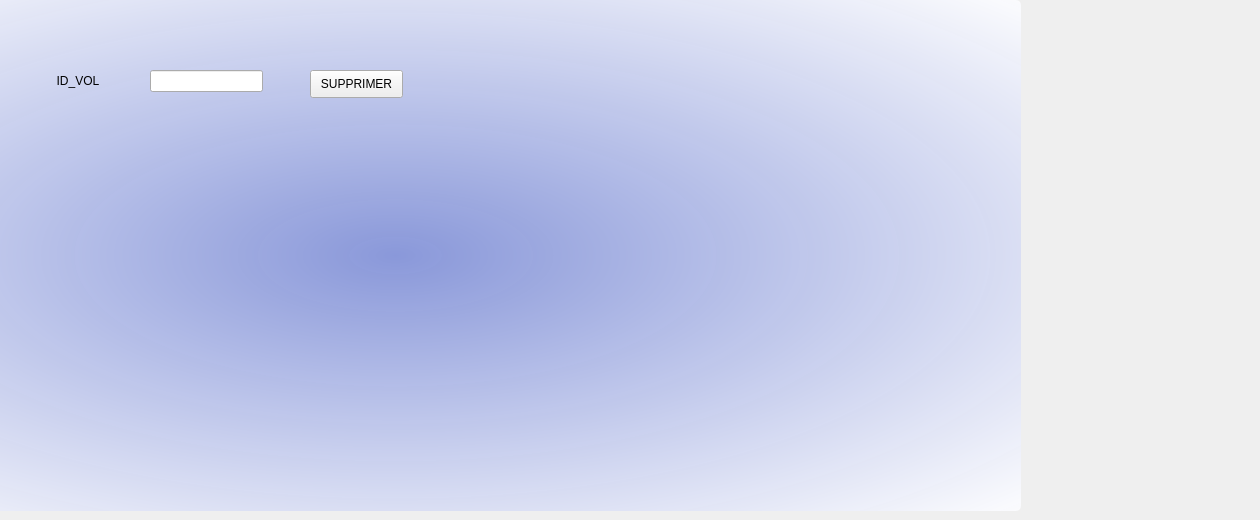
   <widget class="QWidget" name="tab_3">
    <attribute name="title">
     <string>suppression du vol</string>
    </attribute>
    <widget class="QPushButton" name="pb_supprimer">
     <property name="geometry">
      <rect>
       <x>310</x>
       <y>70</y>
       <width>93</width>
       <height>28</height>
      </rect>
     </property>
     <property name="text">
      <string>SUPPRIMER</string>
     </property>
    </widget>
    <widget class="QLabel" name="label_5">
     <property name="geometry">
      <rect>
       <x>50</x>
       <y>70</y>
       <width>71</width>
       <height>21</height>
      </rect>
     </property>
     <property name="text">
      <string>  ID_VOL</string>
     </property>
    </widget>
    <widget class="QLineEdit" name="lineEditid">
     <property name="geometry">
      <rect>
       <x>150</x>
       <y>70</y>
       <width>113</width>
       <height>22</height>
      </rect>
     </property>
    </widget>
    <widget class="QLabel" name="label_14">
     <property name="geometry">
      <rect>
       <x>-230</x>
       <y>0</y>
       <width>1251</width>
       <height>511</height>
      </rect>
     </property>
     <property name="styleSheet">
      <string notr="true">QToolTip

{

     border: 1px solid black;

     background-color: #ffa02f;

     padding: 1px;

     border-radius: 3px;

     opacity: 100;

}

QFrame

{

	background-color: rgb(98, 98, 98);

}



QWidget

{

/* widget-&gt;setStyleSheet(&quot;background-color: transparent;&quot;);

widget-&gt;setWindowFlags(Qt::FramelessWindowHint);   //No windowing

widget-&gt;setAttribute(Qt::WA_TranslucentBackground); // No background*/

	color: rgb(0, 0, 0);

 /*  color: #b1b1b1;*/

 

	background-color: qradialgradient(spread:pad, cx:0.5, cy:0.5, radius:0.732, fx:0.5, fy:0.5, stop:0 rgba(134, 149, 217, 245), stop:1 rgba(255, 255, 255, 255));

	/*background-color: qradialgradient(spread:pad, cx:0.5, cy:0.5, radius:0.752, fx:0.513, fy:0.511364, stop:0 rgba(93, 63, 211, 255), stop:1 rgba(255, 255, 255, 255));*/



  padding: 1px;

   /* border-style: solid;

  /*  border: 1px solid #1e1e1e;*/

    border-radius: 5;

  /* background-color: #674ea7;*/

/*#323232; loun el page mtaa e l ajout w mtaa el supprimer w el adition w el affichage */

}



QWidget:item:hover

{

    background-color: QLinearGradient( x1: 0, y1: 0, x2: 0, y2: 1, stop: 0 #ffa02f, stop: 1 #ca0619);

    color: #000000;

}



QWidget:item:selected

{

    background-color: QLinearGradient( x1: 0, y1: 0, x2: 0, y2: 1, stop: 0 #ffa02f, stop: 1 #d7801a);

}



QMenuBar::item

{

    background: transparent;

}



QMenuBar::item:selected

{

    background: transparent;

    border: 1px solid #ffaa00;

}



QMenuBar::item:pressed

{

    background: #444;

    border: 1px solid #000;

    background-color: QLinearGradient(

        x1:0, y1:0,

        x2:0, y2:1,

        stop:1 #212121,

        stop:0.4 #343434/*,

        stop:0.2 #343434,

        stop:0.1 #ffaa00*/

    );

    margin-bottom:-1px;

    padding-bottom:1px;

}



QMenu

{

    border: 1px solid #000;

}



QMenu::item

{

    padding: 2px 20px 2px 20px;

}



QMenu::item:selected

{

    color: #000000;

}



QWidget:disabled

{

    color: #404040;

    background-color: #323232;

}



QAbstractItemView

{

    background-color: QLinearGradient( x1: 0, y1: 0, x2: 0, y2: 1, stop: 0 #4d4d4d, stop: 0.1 #646464, stop: 1 #5d5d5d);

}



QWidget:focus

{

    /*border: 2px solid QLinearGradient( x1: 0, y1: 0, x2: 0, y2: 1, stop: 0 #ffa02f, stop: 1 #d7801a);*/

}



QLineEdit

{

    background-color: QLinearGradient( x1: 0, y1: 0, x2: 0, y2: 1, stop: 0 #4d4d4d, stop: 0 #646464, stop: 1 #5d5d5d);

    padding: 1px;

    border-style: solid;

    border: 1px solid #1e1e1e;

    border-radius: 5;

}



QPushButton

{

    color: #b1b1b1;

    background-color: QLinearGradient( x1: 0, y1: 0, x2: 0, y2: 1, stop: 0 #565656, stop: 0.1 #525252, stop: 0.5 #4e4e4e, stop: 0.9 #4a4a4a, stop: 1 #464646);

    border-width: 1px;

    border-color: #1e1e1e;

    border-style: solid;

    border-radius: 6;

    padding: 3px;

    font-size: 12px;

    padding-left: 5px;

    padding-right: 5px;

}



QPushButton:pressed

{

    background-color: QLinearGradient( x1: 0, y1: 0, x2: 0, y2: 1, stop: 0 #2d2d2d, stop: 0.1 #2b2b2b, stop: 0.5 #292929, stop: 0.9 #282828, stop: 1 #252525);

}



QComboBox

{

    selection-background-color: #ffaa00;

    background-color: QLinearGradient( x1: 0, y1: 0, x2: 0, y2: 1, stop: 0 #565656, stop: 0.1 #525252, stop: 0.5 #4e4e4e, stop: 0.9 #4a4a4a, stop: 1 #464646);

    border-style: solid;

    border: 1px solid #1e1e1e;

    border-radius: 5;

}



QComboBox:hover,QPushButton:hover

{

    border: 2px solid QLinearGradient( x1: 0, y1: 0, x2: 0, y2: 1, stop: 0 #ffa02f, stop: 1 #d7801a);

}





QComboBox:on

{

    padding-top: 3px;

    padding-left: 4px;

    background-color: QLinearGradient( x1: 0, y1: 0, x2: 0, y2: 1, stop: 0 #2d2d2d, stop: 0.1 #2b2b2b, stop: 0.5 #292929, stop: 0.9 #282828, stop: 1 #252525);

    selection-background-color: #ffaa00;

}



QComboBox QAbstractItemView

{

    border: 2px solid darkgray;

    selection-background-color: QLinearGradient( x1: 0, y1: 0, x2: 0, y2: 1, stop: 0 #ffa02f, stop: 1 #d7801a);

}



QComboBox::drop-down

{

     subcontrol-origin: padding;

     subcontrol-position: top right;

     width: 15px;



     border-left-width: 0px;

     border-left-color: darkgray;

     border-left-style: solid; /* just a single line */

     border-top-right-radius: 3px; /* same radius as the QComboBox */

     border-bottom-right-radius: 3px;

 }



QComboBox::down-arrow

{

     image: url(:/down_arrow.png);

}



QGroupBox:focus

{

border: 2px solid QLinearGradient( x1: 0, y1: 0, x2: 0, y2: 1, stop: 0 #ffa02f, stop: 1 #d7801a);

}



QTextEdit:focus

{

    border: 2px solid QLinearGradient( x1: 0, y1: 0, x2: 0, y2: 1, stop: 0 #ffa02f, stop: 1 #d7801a);

}



QScrollBar:horizontal {

     border: 1px solid #222222;

     background: QLinearGradient( x1: 0, y1: 0, x2: 0, y2: 1, stop: 0.0 #121212, stop: 0.2 #282828, stop: 1 #484848);

     height: 7px;

     margin: 0px 16px 0 16px;

}



QScrollBar::handle:horizontal

{

      background: QLinearGradient( x1: 0, y1: 0, x2: 1, y2: 0, stop: 0 #ffa02f, stop: 0.5 #d7801a, stop: 1 #ffa02f);

      min-height: 20px;

      border-radius: 2px;

}



QScrollBar::add-line:horizontal {

      border: 1px solid #1b1b19;

      border-radius: 2px;

      background: QLinearGradient( x1: 0, y1: 0, x2: 1, y2: 0, stop: 0 #ffa02f, stop: 1 #d7801a);

      width: 14px;

      subcontrol-position: right;

      subcontrol-origin: margin;

}



QScrollBar::sub-line:horizontal {

      border: 1px solid #1b1b19;

      border-radius: 2px;

      background: QLinearGradient( x1: 0, y1: 0, x2: 1, y2: 0, stop: 0 #ffa02f, stop: 1 #d7801a);

      width: 14px;

     subcontrol-position: left;

     subcontrol-origin: margin;

}



QScrollBar::right-arrow:horizontal, QScrollBar::left-arrow:horizontal

{

      border: 1px solid black;

      width: 1px;

      height: 1px;

      background: white;

}



QScrollBar::add-page:horizontal, QScrollBar::sub-page:horizontal

{

      background: none;

}



QScrollBar:vertical

{

      background: QLinearGradient( x1: 0, y1: 0, x2: 1, y2: 0, stop: 0.0 #121212, stop: 0.2 #282828, stop: 1 #484848);

      width: 7px;

      margin: 16px 0 16px 0;

      border: 1px solid #222222;

}



QScrollBar::handle:vertical

{

      background: QLinearGradient( x1: 0, y1: 0, x2: 0, y2: 1, stop: 0 #ffa02f, stop: 0.5 #d7801a, stop: 1 #ffa02f);

      min-height: 20px;

      border-radius: 2px;

}



QScrollBar::add-line:vertical

{

      border: 1px solid #1b1b19;

      border-radius: 2px;

      background: QLinearGradient( x1: 0, y1: 0, x2: 0, y2: 1, stop: 0 #ffa02f, stop: 1 #d7801a);

      height: 14px;

      subcontrol-position: bottom;

      subcontrol-origin: margin;

}



QScrollBar::sub-line:vertical

{

      border: 1px solid #1b1b19;

      border-radius: 2px;

      background: QLinearGradient( x1: 0, y1: 0, x2: 0, y2: 1, stop: 0 #d7801a, stop: 1 #ffa02f);

      height: 14px;

      subcontrol-position: top;

      subcontrol-origin: margin;

}



QScrollBar::up-arrow:vertical, QScrollBar::down-arrow:vertical

{

      border: 1px solid black;

      width: 1px;

      height: 1px;

      background: white;

}





QScrollBar::add-page:vertical, QScrollBar::sub-page:vertical

{

      background: none;

}



QTextEdit

{

    background-color: #242424;

}



QPlainTextEdit

{

    background-color: #242424;

}



QHeaderView::section

{

    background-color: QLinearGradient(x1:0, y1:0, x2:0, y2:1, stop:0 #616161, stop: 0.5 #505050, stop: 0.6 #434343, stop:1 #656565);

    color: white;

    padding-left: 4px;

    border: 1px solid #6c6c6c;

}



QCheckBox:disabled

{

color: #414141;

}



QDockWidget::title

{

    text-align: center;

    spacing: 3px; /* spacing between items in the tool bar */

    background-color: QLinearGradient(x1:0, y1:0, x2:0, y2:1, stop:0 #323232, stop: 0.5 #242424, stop:1 #323232);

}



QDockWidget::close-button, QDockWidget::float-button

{

    text-align: center;

    spacing: 1px; /* spacing between items in the tool bar */

    background-color: QLinearGradient(x1:0, y1:0, x2:0, y2:1, stop:0 #323232, stop: 0.5 #242424, stop:1 #323232);

}



QDockWidget::close-button:hover, QDockWidget::float-button:hover

{

    background: #242424;

}



QDockWidget::close-button:pressed, QDockWidget::float-button:pressed

{

    padding: 1px -1px -1px 1px;

}



QMainWindow::separator

{

    background-color: QLinearGradient(x1:0, y1:0, x2:0, y2:1, stop:0 #161616, stop: 0.5 #151515, stop: 0.6 #212121, stop:1 #343434);

    color: white;

    padding-left: 4px;

    border: 1px solid #4c4c4c;

    spacing: 3px; /* spacing between items in the tool bar */

}



QMainWindow::separator:hover

{



    background-color: QLinearGradient(x1:0, y1:0, x2:0, y2:1, stop:0 #d7801a, stop:0.5 #b56c17 stop:1 #ffa02f);

    color: white;

    padding-left: 4px;

    border: 1px solid #6c6c6c;

    spacing: 3px; /* spacing between items in the tool bar */

}



QToolBar::handle

{

     spacing: 3px; /* spacing between items in the tool bar */

     background: url(:/images/handle.png);

}



QMenu::separator

{

    height: 2px;

    background-color: QLinearGradient(x1:0, y1:0, x2:0, y2:1, stop:0 #161616, stop: 0.5 #151515, stop: 0.6 #212121, stop:1 #343434);

    color: white;

    padding-left: 4px;

    margin-left: 10px;

    margin-right: 5px;

}



QProgressBar

{

    border: 2px solid grey;

    border-radius: 5px;

    text-align: center;

}



QProgressBar::chunk

{

    background-color: #d7801a;

    width: 2.15px;

    margin: 0.5px;

}



QTabBar::tab {

    color: #b1b1b1;

    border: 1px solid #444;

    border-bottom-style: none;

    background-color: #323232;

    padding-left: 10px;

    padding-right: 10px;

    padding-top: 3px;

    padding-bottom: 2px;

    margin-right: -1px;

}



QTabWidget::pane {

    border: 1px solid #444;

    top: 1px;

}



QTabBar::tab:last

{

    margin-right: 0; /* the last selected tab has nothing to overlap with on the right */

    border-top-right-radius: 3px;

}



QTabBar::tab:first:!selected

{

 margin-left: 0px; /* the last selected tab has nothing to overlap with on the right */





    border-top-left-radius: 3px;

}



QTabBar::tab:!selected

{

    color: #b1b1b1;

    border-bottom-style: solid;

    margin-top: 3px;

    background-color: QLinearGradient(x1:0, y1:0, x2:0, y2:1, stop:1 #212121, stop:.4 #343434);

}



QTabBar::tab:selected

{

    border-top-left-radius: 3px;

    border-top-right-radius: 3px;

    margin-bottom: 0px;

}



QTabBar::tab:!selected:hover

{

    /*border-top: 2px solid #ffaa00;

    padding-bottom: 3px;*/

    border-top-left-radius: 3px;

    border-top-right-radius: 3px;

    background-color: QLinearGradient(x1:0, y1:0, x2:0, y2:1, stop:1 #212121, stop:0.4 #343434, stop:0.2 #343434, stop:0.1 #ffaa00);

}



QRadioButton::indicator:checked, QRadioButton::indicator:unchecked{

    color: #b1b1b1;

    background-color: #323232;

    border: 1px solid #b1b1b1;

    border-radius: 6px;

}



QRadioButton::indicator:checked

{

    background-color: qradialgradient(

        cx: 0.5, cy: 0.5,

        fx: 0.5, fy: 0.5,

        radius: 1.0,

        stop: 0.25 #ffaa00,

        stop: 0.3 #323232

    );

}



QCheckBox::indicator{

    color: #b1b1b1;

    background-color: #323232;

    border: 1px solid #b1b1b1;

    width: 9px;

    height: 9px;

}



QRadioButton::indicator

{

    border-radius: 6px;

}



QRadioButton::indicator:hover, QCheckBox::indicator:hover

{

    border: 1px solid #ffaa00;

}



QCheckBox::indicator:checked

{

    image:url(:/images/checkbox.png);

}



QCheckBox::indicator:disabled, QRadioButton::indicator:disabled

{

    border: 1px solid #444;

}



</string>
     </property>
     <property name="text">
      <string/>
     </property>
     <property name="pixmap">
      <pixmap>:/pics/avion decolle.jpg</pixmap>
     </property>
    </widget>
    <zorder>label_14</zorder>
    <zorder>pb_supprimer</zorder>
    <zorder>label_5</zorder>
    <zorder>lineEditid</zorder>
   </widget>
